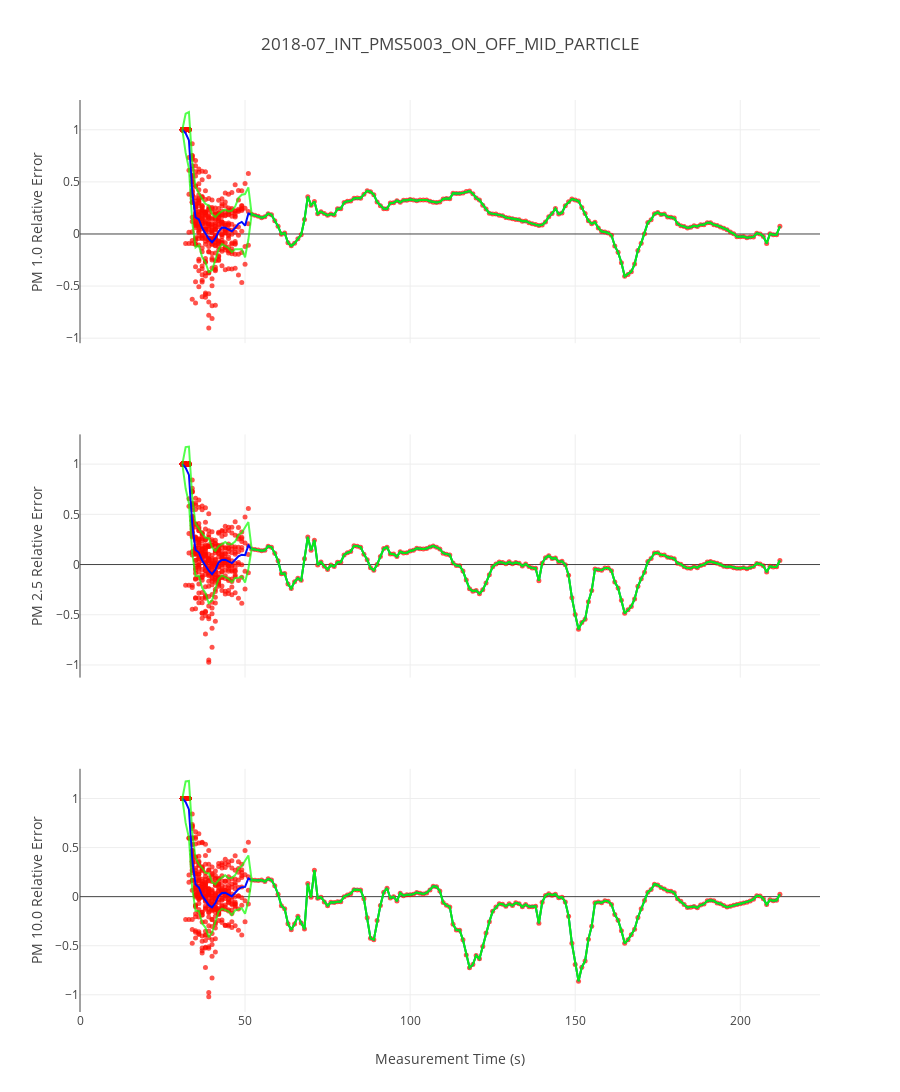
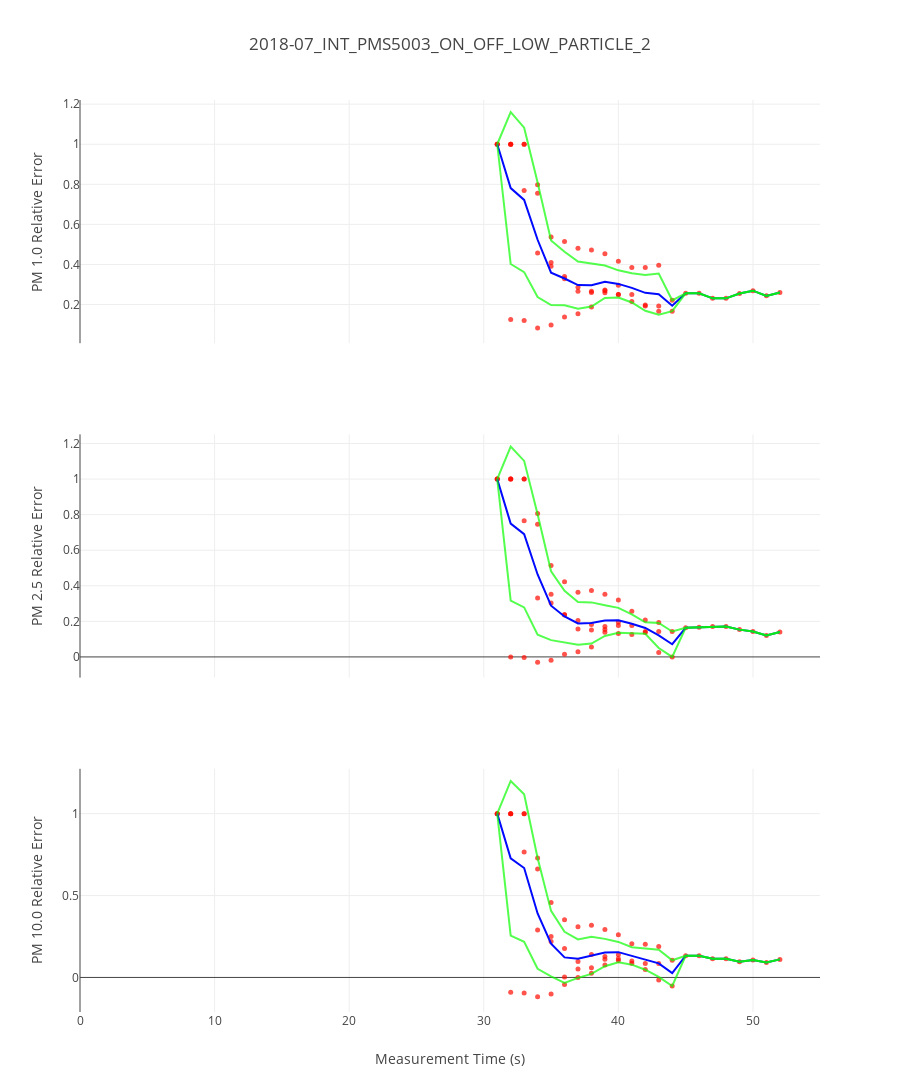

Write notebook code for charts like these, in order.
### Code cell
# Plot One-shot tests
from signal_utils import plot_oneshots

channels_pm = ['PM 1.0', 'PM 2.5', 'PM 10.0']
device_one_shot = 'KIT_1_ALTERNATE'
plot_oneshots(readings, channels_pm, device_one_shot)
